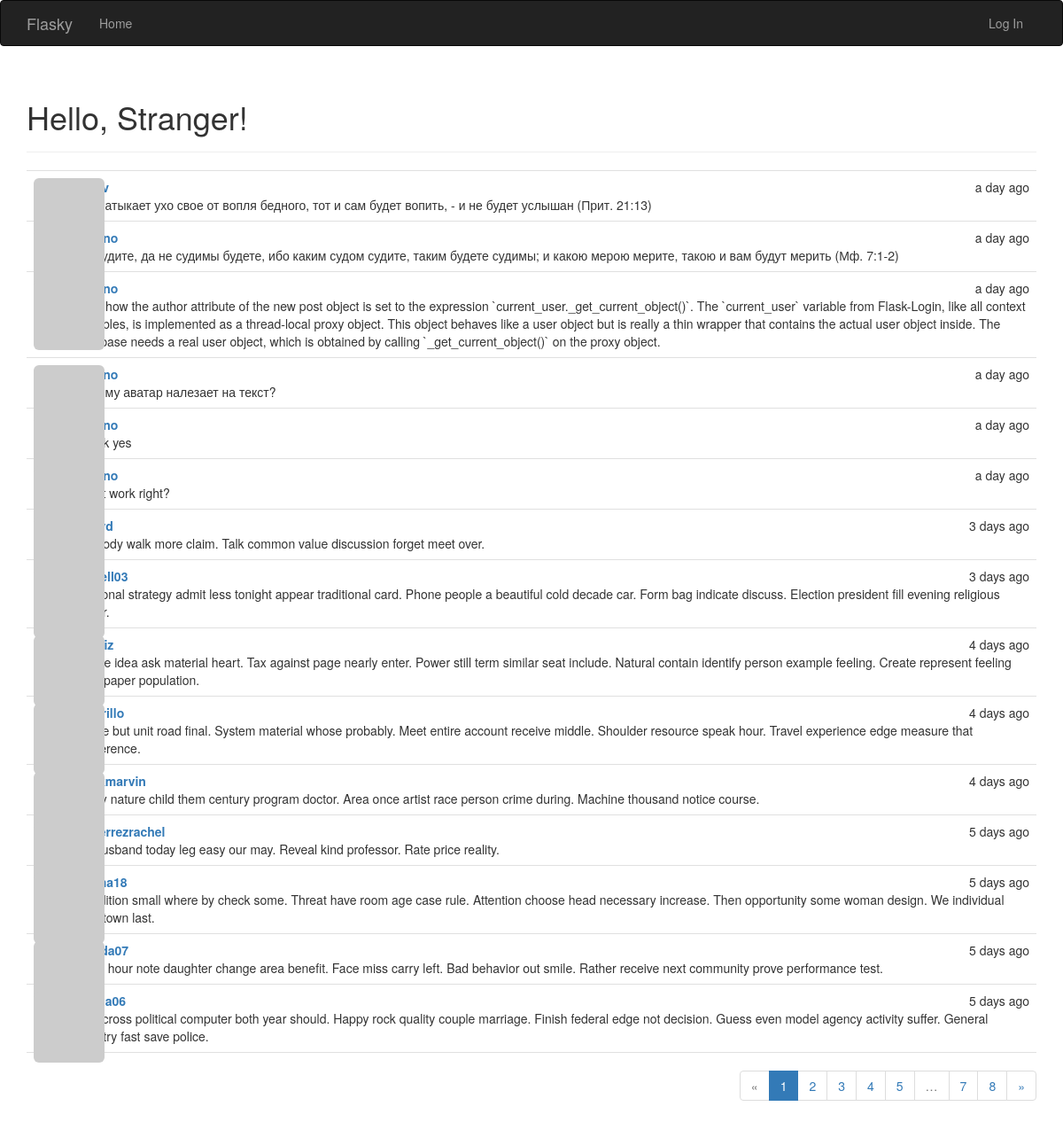
Before: / with the older database file.
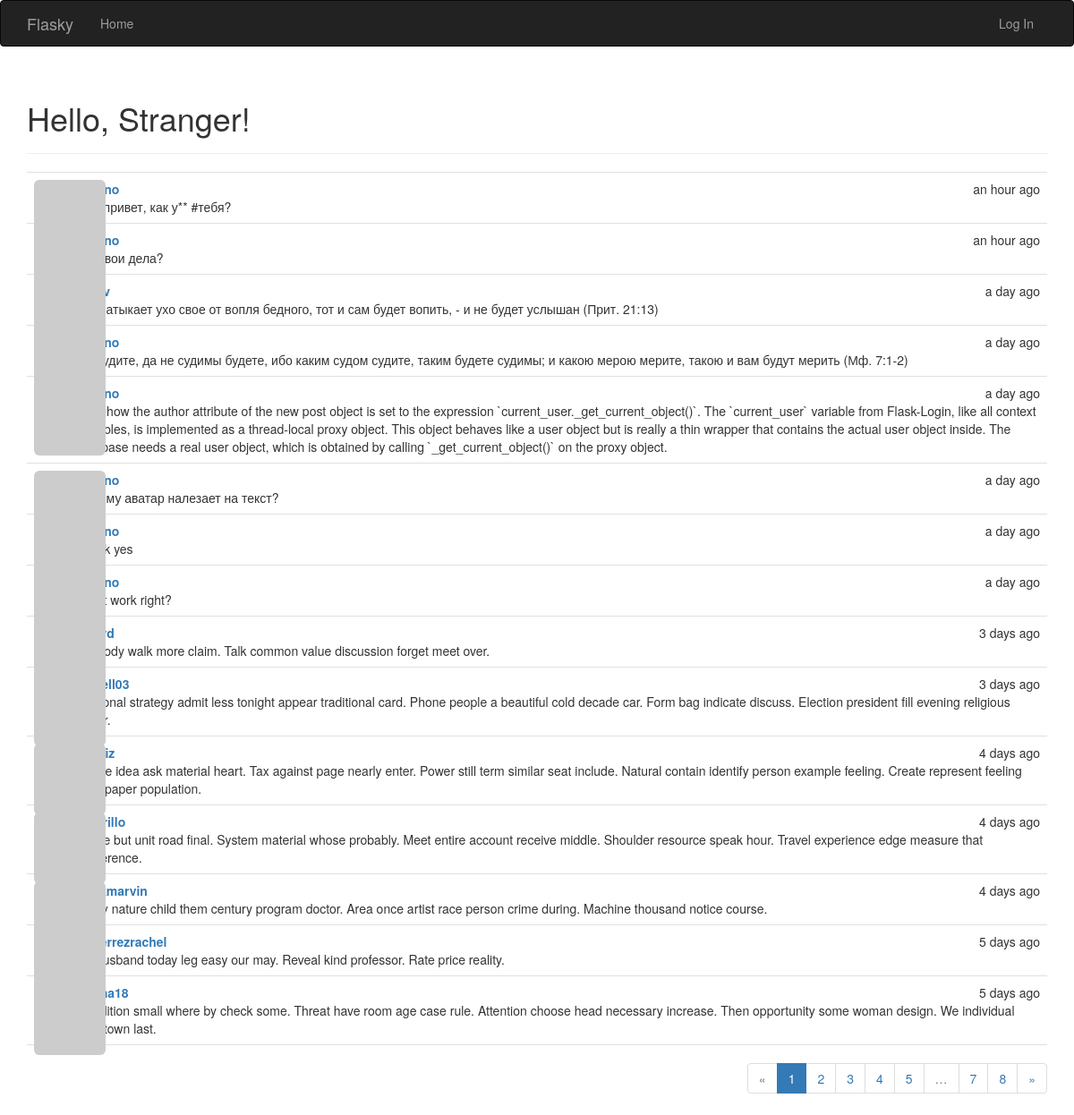
After: the same page with the newer database file.
### app/models.py (models this page shows, shortened)
class Post(db.Model):
    __tablename__ = 'posts'
    id = db.Column(db.Integer, primary_key=True)
    body = db.Column(db.Text)
    timestamp = db.Column(db.DateTime, index=True, default=datetime.utcnow)
    auth_id = db.Column(db.Integer, db.ForeignKey('users.id'))

class User(UserMixin, db.Model):
    __tablename__ = 'users'
    id = db.Column(db.Integer, primary_key=True)
    email = db.Column(db.String(64), unique=True, index=True)
    username = db.Column(db.String(64), unique=True, index=True)
    password_hash = db.Column(db.String(128))
    role_id = db.Column(db.Integer, db.ForeignKey('roles.id'))
    confirmed = db.Column(db.Boolean, default=False)
    name = db.Column(db.String(64))
    location = db.Column(db.String(64))
    about_me = db.Column(db.Text())
    member_since = db.Column(db.DateTime(), default=datetime.utcnow)
    last_seen = db.Column(db.DateTime(), default=datetime.utcnow)
    avatar_hash = db.Column(db.String(32))
    posts = db.relationship('Post', backref='author', lazy='dynamic')
    @property
    def password(self):
        raise AttributeError('password is not a readable attribute')
    def gravatar(self, size=100, default='identicon', rating='g'):
        if request.is_secure:
            url = 'https://secure.gravatar.com/avatar'
        else:
            url = 'http://secure.gravatar.com/avatar'
        hash = hashlib.md5(self.email.lower().encode('utf-8')).hexdigest()
        return f'{url}/{hash}?s={size}&d={default}&r={rating}'

### app/main/views.py (the view)
@main.route('/', methods=['GET', 'POST'])
def index():
    form = PostForm()
    if current_user.can(Permission.WRITE) and form.validate_on_submit():
        post = Post(body=form.body.data,
                    author=current_user._get_current_object())
        db.session.add(post)
        db.session.commit()
        return redirect(url_for('.index'))
    page = request.args.get('page', 1, type=int)
    pagination = Post.query.order_by(Post.timestamp.desc()).paginate(
        page, per_page=current_app.config['FLASKY_POSTS_PER_PAGE'],
        error_out=False)
    posts = pagination.items
    return render_template('index.html', form=form, posts=posts,
                           pagination=pagination)

### app/auth/views.py (called while the page is built)
@auth.before_app_request
def before_request():
    if current_user.is_authenticated:
        current_user.ping()
        if not current_user.confirmed \
                and request.blueprint != 'auth' \
                and request.endpoint != 'static':
            return redirect(url_for('auth.unconfirmed'))

### app/main/__init__.py (called while the page is built)
@main.app_context_processor
def inject_permissions():
    return dict(Permission=Permission)

### app/models.py (called while the page is built)
    def can(self, permissions):
        return False

### app/templates/index.html (shortened to what this page needs)
{% extends "base.html" %}
{% import "bootstrap/wtf.html" as wtf %}
{% import "_macros.html" as macros %}
{% block page_content %}
<div class="page-header">
    <h1>Hello,
{% if current_user.is_authenticated %}{{ current_user.username }}{% else %}Stranger{% endif %}!</h1>
</div>
{% include '_posts.html' %}
<div class="pagination">
    {{ macros.pagination_widget(pagination, '.index') }}
</div>
{% endblock %}

### app/templates/_posts.html
<ul class="posts">
    {% for post in posts %}
    <li class="post">
        <div class="profile-thumbnail">
            <a href="{{ url_for('.user', username=post.author.username) }}">
                <img class="img-rounded profile-thumbnail" src="{{ post.author.gravatar(size=40) }}">
            </a>
        </div>
        <div class="post-date">{{ moment(post.timestamp).fromNow() }}</div>
        <div class="post-author">
            <a href="{{ url_for('.user', username=post.author.username) }}">
                {{ post.author.username }}
            </a>
        </div>
        <div class="post-body">{{ post.body }}</div>
    </li>
    {% endfor %}
</ul>

Changed rows visible on the page:
no longer on this page (row unchanged): Post: timestamp "5 days ago", body "Their hour note daughter change area benefit. Face miss carry left. Bad behavior out smile. Rather receive next community prove performance test."
no longer on this page (row unchanged): Post: timestamp "5 days ago", body "No across political computer both year should. Happy rock quality couple marriage. Finish federal edge not decision. Guess even model agency activity suffer. General country fast save police."
added Post: timestamp "an hour ago", body "**О, привет, как у** #тебя?"
added Post: timestamp "an hour ago", body "как твои дела?"
